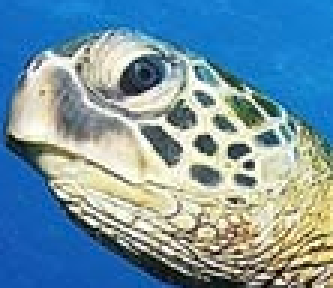
#> input picture t24.png, 111 x 96 px, given in place of t1.png, which was not available (shown 3 times larger)
$ python cannytest.py 5 5
#> lines starting #> are read from the running program, lines starting #| are printed output that depends on the picture; pictures that were not available may be replaced by others from this repository, and a replacement may not be noted
import cv2
import numpy as np
import sys


image=cv2.imread("/home/mpourmpoulis/Pictures/helphelp/help/t1.png")
#> image is the input picture: shape (96, 111, 3); mean B, G, R 165.2, 148.8, 115.6
image=cv2.resize(image,(200,200))
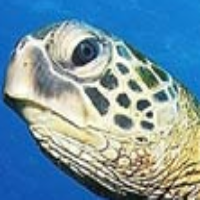
#> image: shape (200, 200, 3); mean B, G, R 165.1, 148.7, 115.5
oime=cv2.Canny(image,int(sys.argv[1]),int(sys.argv[2]))
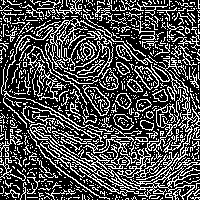
#> oime: shape (200, 200); 30.3% white in thin lines or dots
cv2.imwrite("nothing.jpg",oime)
cv2.waitKey(0)

$ run again, on t49.png
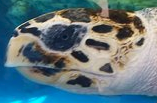
#> input picture t49.png, 157 x 103 px, given in place of t1.png, which was not available
#> image is the input picture: shape (103, 157, 3); mean B, G, R 126.2, 119.4, 96
#> `image=cv2.resize(image,(200,200))`:
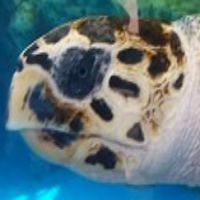
#> image: shape (200, 200, 3); mean B, G, R 126.1, 119.3, 95.9
#> `oime=cv2.Canny(image,int(sys.argv[1]),int(sys.argv[2]))`:
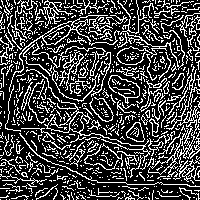
#> oime: shape (200, 200); 26.6% white in thin lines or dots
